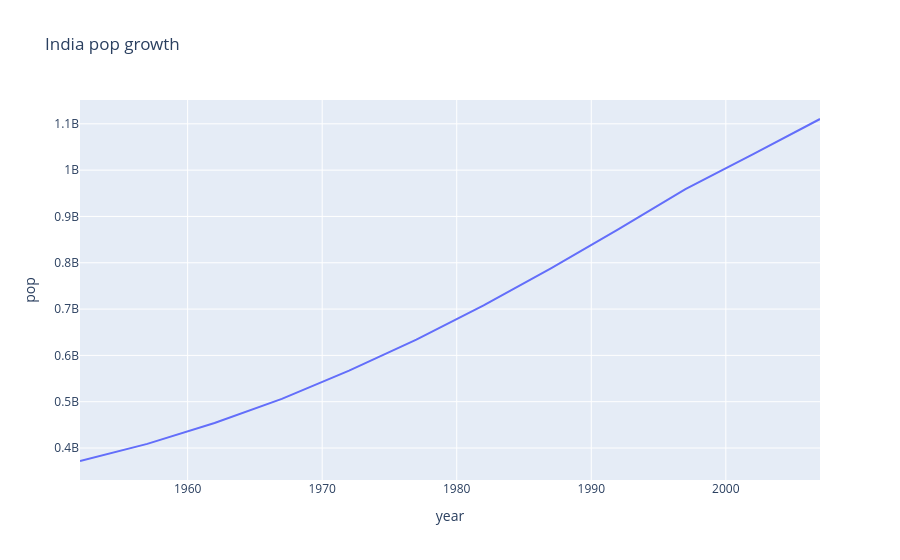

This figure's notebook cell:
### Markdown cell above
# Line plot
- plot india pop line plot

### Code cell
temp_df=gap[gap['country']=='India']

px.line(temp_df,x='year',y='pop',title='India pop growth')

### Figure 1 — Plotly figure (JSON) as saved in the notebook; plotly's stock layout.template omitted (floating-point values rounded to 4 significant figures)
{"data": [{"hovertemplate": "year=%{x}<br>pop=%{y}<extra></extra>", "legendgroup": "", "line": {"color": "#636efa", "dash": "solid"}, "marker": {"symbol": "circle"}, "mode": "lines", "name": "", "orientation": "v", "showlegend": false, "type": "scatter", "x": [1952, 1957, 1962, 1967, 1972, 1977, 1982, 1987, 1992, 1997, 2002, 2007], "xaxis": "x", "y": [372000000, 409000000, 454000000, 506000000, 567000000, 634000000, 708000000, 788000000, 872000000, 959000000, 1034172547, 1110396331], "yaxis": "y"}], "layout": {"legend": {"tracegroupgap": 0}, "title": {"text": "India pop growth"}, "xaxis": {"anchor": "y", "domain": [0, 1], "title": {"text": "year"}}, "yaxis": {"anchor": "x", "domain": [0, 1], "title": {"text": "pop"}}}}
